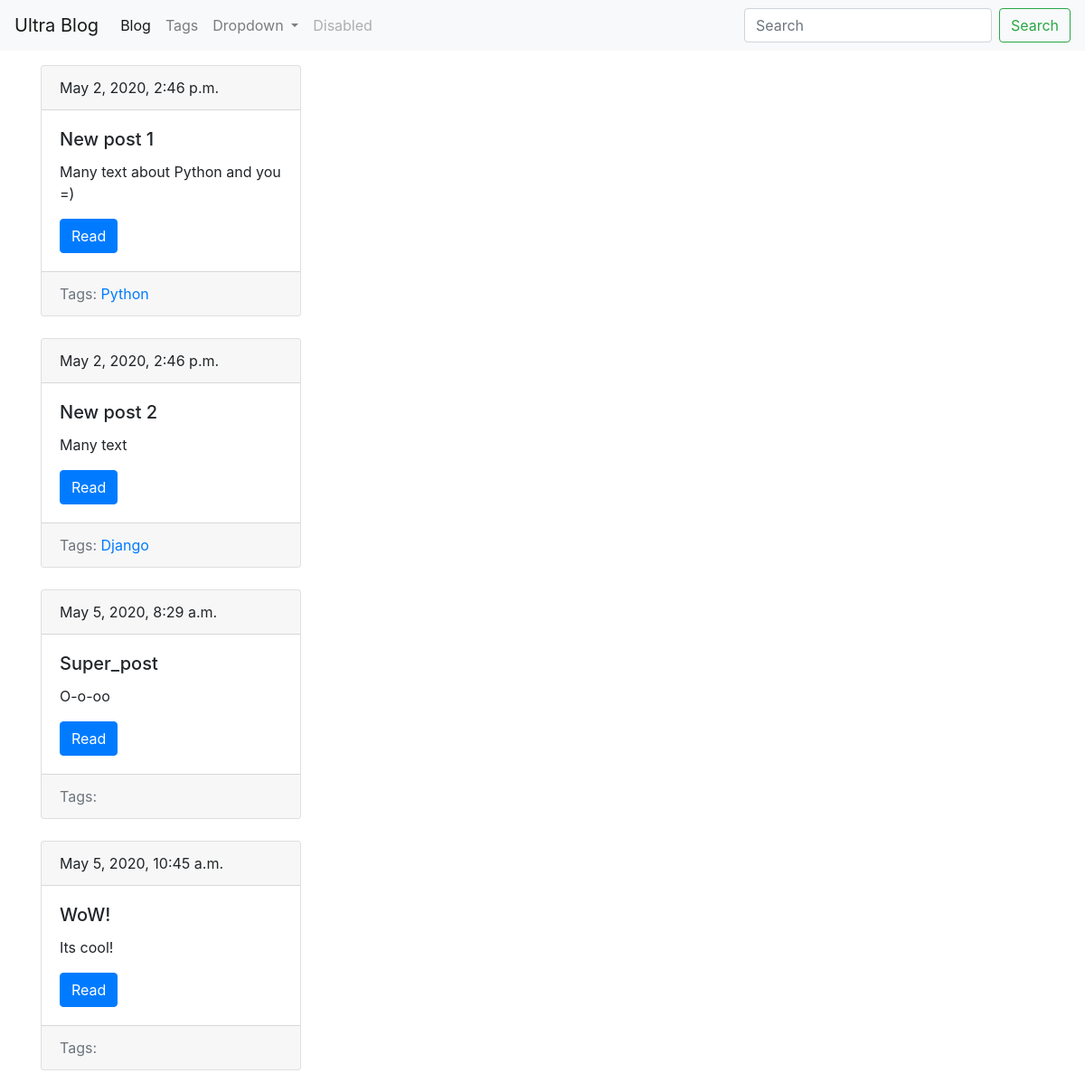
The page /blog/ on the database as committed earlier.
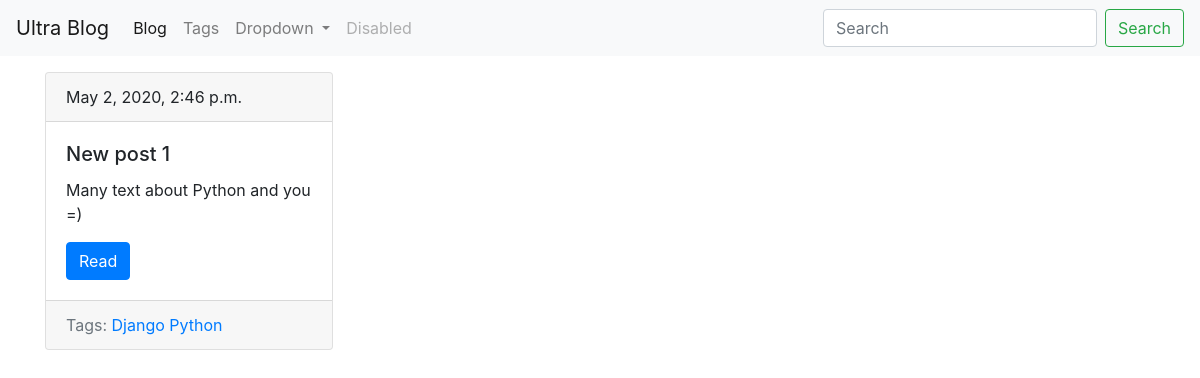
The same page on the database as committed later.
### blog/models.py (models this page shows, shortened)
class Post(models.Model):
    title = models.CharField(max_length=150)
    slug = models.SlugField(max_length=150, unique=True, blank=True)
    body = models.TextField(blank=True)
    tags = models.ManyToManyField('Tag', blank=True, related_name='posts' )
    date_pub = models.DateTimeField(auto_now_add=True)
    def get_absolute_url(self):
        return reverse('url_post_detail', kwargs={'slug': self.slug})

class Tag(models.Model):
    title = models.CharField(max_length=50)
    slug = models.SlugField(max_length=50, unique=True)
    def get_absolute_url(self):
        return reverse('url_tag_detail', kwargs={'slug': self.slug})

### blog/views.py (the view)
# urls.py: path('', post_list, name='url_blog_list'),
def post_list(request):
    posts = Post.objects.all()
    return render(request, 'blog/index.html', context={'posts': posts})

### blog/templates/blog/index.html (shortened to what this page needs)
{% extends 'blog/base_blog.html' %}
{% block content %}
{% for post in posts %}
{% include 'blog/includes/post_card_templates.html' %}
{% endfor %}
{% endblock%}

### blog/templates/blog/includes/post_card_templates.html (shortened to what this page needs)
<div class="card mb-4" style="width: 18rem;">
  <div class="card-header">
    {{ post.date_pub }}
  </div>
  <div class="card-body">
    <h5 class="card-title">{{ post.title }}</h5>
    <p class="card-text">{{ post.body}}</p>
    <a href="{{ post.get_absolute_url }}" class="btn btn-primary">Read</a>
  </div>
    <div class="card-footer text-muted">
      Tags:
    {% for tag in post.tags.all %}
      <a href="{{tag.get_absolute_url}}">{{ tag.title }}</a>
    {% endfor %}
  </div>
</div>

Rows that differ between the two databases and show on the page:
removed Post: date_pub "May 2, 2020, 2:46 p.m.", title "New post 2", body "Many text", Tag (title "Django")
removed Post: date_pub "May 5, 2020, 8:29 a.m.", title "Super_post", body "O-o-oo"
removed Post: date_pub "May 5, 2020, 10:45 a.m.", title "WoW!", body "Its cool!"
changed Post "New post 1": gains Tag (title "Django")
